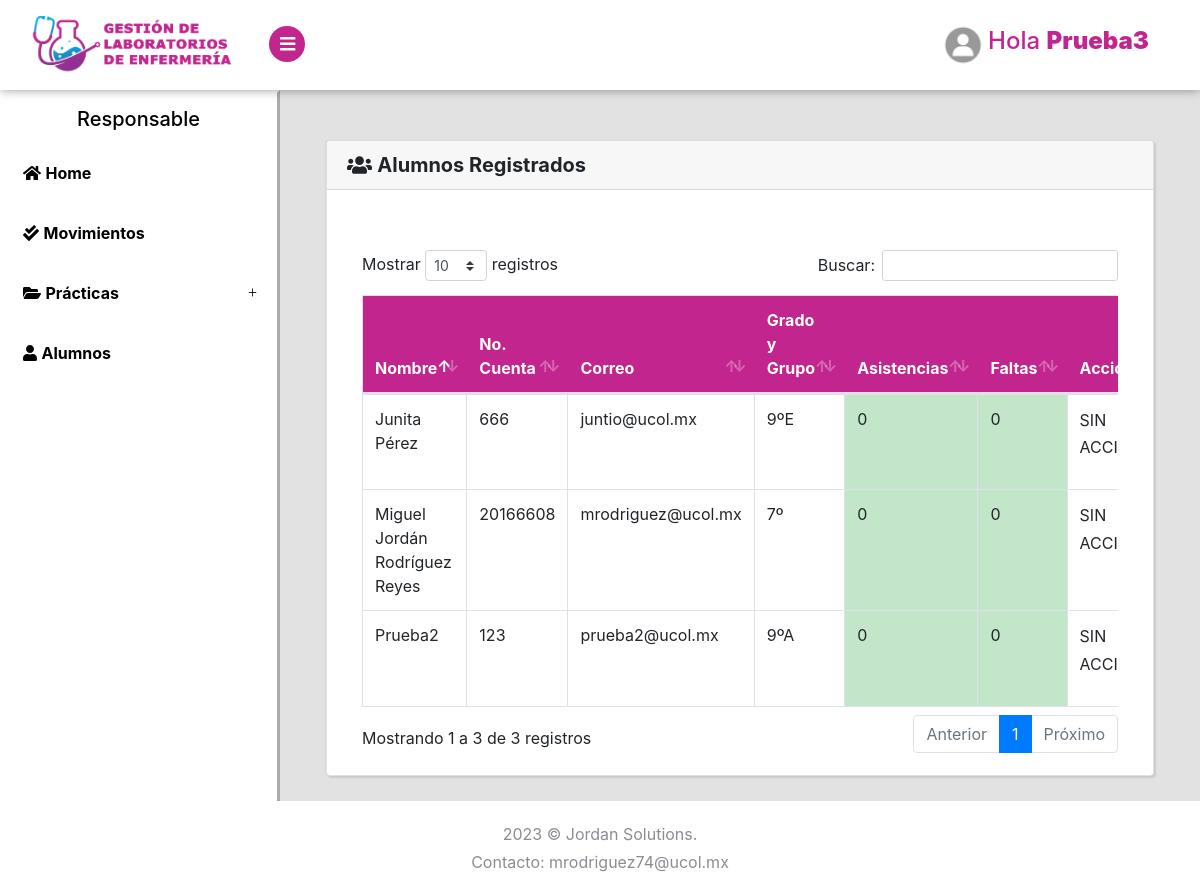
Before: /Alumnos/Listar (signed in) with the older database file.
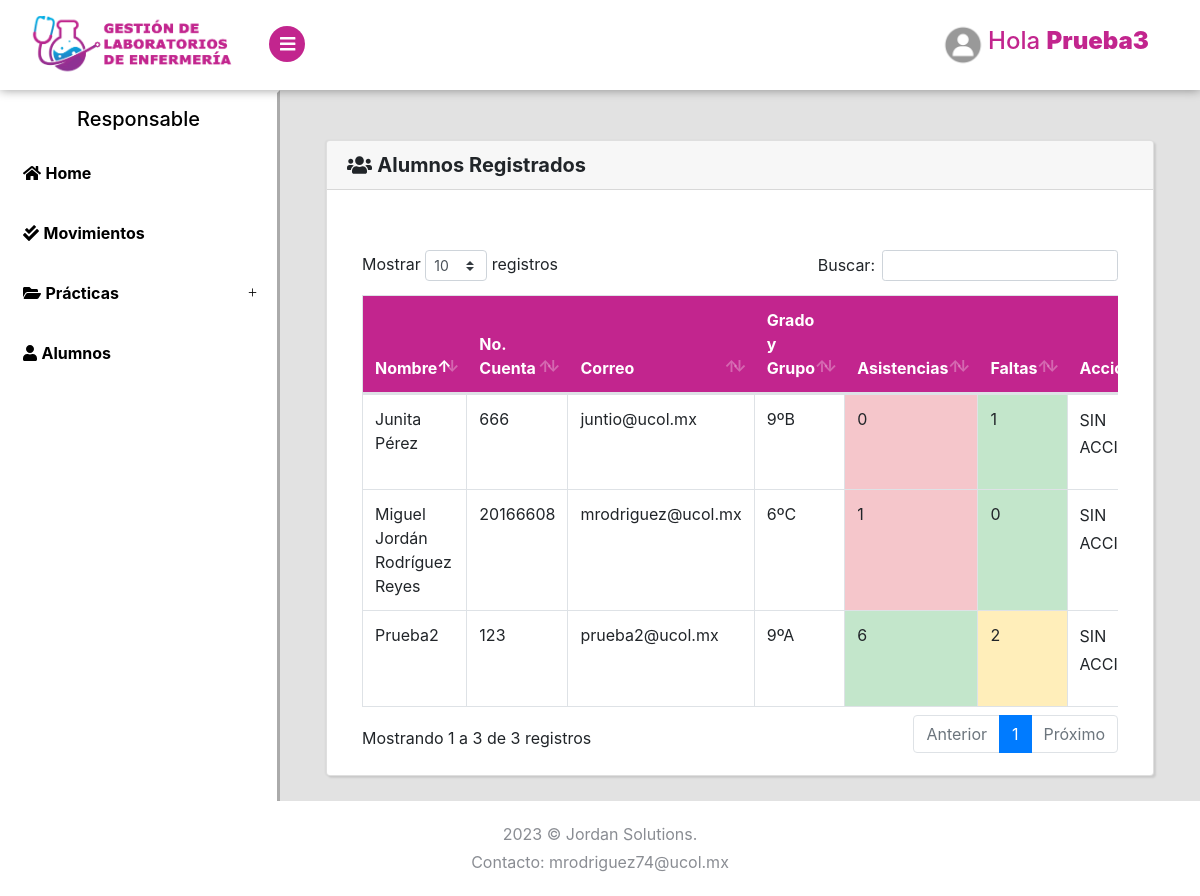
After: the same page with the newer database file.
### tables this page shows
CREATE TABLE `alumnos` (
  `id` int(11) NOT NULL,
  `usuario` varchar(20) NOT NULL,
  `nombre` varchar(100) NOT NULL,
  `correo` varchar(100) NOT NULL,
  `grado` int(2) NOT NULL,
  `grupo` varchar(10) NOT NULL,
  `asistencias` int(3) NOT NULL DEFAULT 0,
  `faltas` int(3) NOT NULL DEFAULT 0,
  `rol` int(2) NOT NULL DEFAULT 1,
  `clave` varchar(150) NOT NULL,
  `estado` tinyint(4) NOT NULL DEFAULT 1,
  `perfil` varchar(150) NOT NULL DEFAULT 'perfil.jpg'
);

### Libraries/Core/Views.php (called while the page is built)
<?php
class Views{
    function getView($controller, $view, $alert="", $data1 = "", $data2 = "", $data3 = "", $data4 = "", $data5 = "")
    {
        $controller = get_class($controller);
        if ($controller == "Login") {
            $view = "Views/".$view.".php";
        }else{
            $view = "Views/" . $controller . "/" . $view . ".php";
        }
        require_once($view);
    }
}
?>

### Controller/Alumnos.php (called while the page is built, shortened)
<?php
class Alumnos extends Controllers
{
    public function Listar()
    {
        $data1 = $this->model->selectAlumnos();
        $data2 = $this->model->configuracion();
        $data3 = $this->model->configuracionA();
        $this->views->getView($this, "Listar", "", $data1, $data2, $data3);
        die();
    }
}
?>

### index.php (called while the page is built, shortened)
<?php
require_once("Libraries/Core/Load.php");
?>

### Libraries/Core/Mysql.php (called while the page is built, shortened)
<?php
class Mysql extends Conexion{
    private $conexion;
    function __construct()
    {
        $this->conexion = new Conexion();
        $this->conexion = $this->conexion->conect();
    }
    public function select_all(string $query){
        $this->strquery = $query;
        $result = $this->conexion->prepare($this->strquery);
        $result->execute();
        $data = $result->fetchall(PDO::FETCH_ASSOC);
        return $data;
    }
}
?>

### Libraries/Core/Conexion.php (called while the page is built)
<?php
class Conexion{
    private $conect;
    public function __construct()
    {
      $conexion = "mysql:host=".HOST.";dbname=".BD.";.CHARSET.";
      try {
          $this->conect = new PDO($conexion, DB_USER, PASS);
          $this->conect->setAttribute(PDO::ATTR_ERRMODE, PDO::ERRMODE_EXCEPTION);
      } catch (PDOException $e) {
          $this->conect = "Error en la conexion";
          echo "Error: " . $e->getMessage();
      }
    }
    public function conect()
    {
        return $this->conect;
    }
}
?>

### Models/AlumnosModel.php (called while the page is built, shortened)
<?php
class AlumnosModel extends Mysql{
    public function selectAlumnos()
    {
        $sql = "SELECT * FROM alumnos WHERE estado = 1";
        $res = $this->select_all($sql);
        return $res;
    }
    public function configuracionA()
    {
        $sql = "SELECT * FROM configsemestre";
        $res = $this->select_all($sql);
        return $res;
    }
}
?>

### Views/Alumnos/Listar.php (the view, shortened to what the changed rows need)
<?php if($_SESSION['rol'] <= 1){ ?>
<div class="page-content2">
    <section>
        <div class="card container-fluid2 text-center">
            <div class="card-header"><i class="fas fa-exclamation-circle"></i> ERROR</div>
            <div class="card-body">
                <img src="../Assets/img/unicornio.png" style="height: 400px; ">
                <h5 class="card-title">Error: No tienes acceso a esta página.</h5>
            </div>
            <div class="card-footer text-muted">
              <a href="<?php echo base_url() ?>Dashboard/Alumnos" class="btn btn-primary">Ir al inicio</a>
            </div>
        </div>
    </section>
</div>
<?php }  else { ?>
<div class="page-content">
    <section>
        <div class="card container-fluid2">
            <div class="card-body">
                <div class="container-fluid ">
                    <div class="row">
                        <div class="col-lg-12 mt-2">
                            <div class="table-responsive mt-4">
                                <table class="table table-hover table-bordered" id="Table">
                                    <thead class="thead-personality">
                                        <tr>
                                            <th>Nombre</th>
                                            <th>No. Cuenta</th>
                                            <th>Correo</th>
                                            <th>Grado y Grupo</th>
                                            <th>Asistencias</th>
                                            <th>Faltas</th>
                                            <th>Acciones</th>
                                        </tr>
                                    </thead>
                                    <tbody>
                                        <?php foreach ($data1 as $us) { ?>
                                        <?php if($_SESSION['rol'] >= $us['rol']){ ?>
                                            <tr>
                                                <td><?php echo $us['nombre']; ?></td>
                                                <td><?php echo $us['usuario']; ?></td>
                                                <td><?php echo $us['correo']; ?></td>
                                                <td><?php echo $us['grado'], 'º', $us['grupo'];?></td>
                                                <?php if($us['asistencias'] < ($data3[$us['grado']-1]['aminimas'])/2 ){ ?>
                                                <td class="table-danger"><?php echo $us['asistencias']; ?></td>
                                                <?php }  elseif ($us['asistencias'] < ($data3[$us['grado']-1]['aminimas'])){ ?>
                                                <td class="table-warning"><?php echo $us['asistencias']; ?></td>
                                                <?php }  else { ?>
                                                <td class="table-success"><?php echo $us['asistencias']; ?></td>
                                                <?php } ?>
                                                <?php if($us['faltas'] <= ($data3[$us['grado']-1]['fmaximas'])/2){ ?>
                                                <td class="table-success"><?php echo $us['faltas']; ?></td>
                                                <?php }  else {if($us['faltas'] < $data3[$us['grado']-1]['fmaximas']){ ?>
                                                <td class="table-warning"><?php echo $us['faltas']; ?></td>
                                                <?php }  else { ?>
                                                <td class="table-danger"><?php echo $us['faltas']; ?></td>
                                                <?php } }?>
                                                <td>
                                                    <?php if($_SESSION['rol'] >= 4){ ?>
                                                        <a title="Editar" href="<?php echo base_url() ?>Alumnos/editar?id=<?php echo $us['id']; ?>" class="btn btn-primary mb-2"><i class="fas fa-edit"></i></a>
                                                        <form action="<?php echo base_url() ?>Alumnos/eliminar?id=<?php echo $us['id']; ?>" method="post" class="d-inline elim">
                                                            <button title="Inactivar" type="submit" class="btn btn-dark mb-2"><i class="fas fa-user-slash"></i></button>
                                                        </form>
                                                        <form action="<?php echo base_url() ?>Alumnos/restablecer?id=<?php echo $us['id']; ?>" method="post" class="d-inline rest">
                                                            <button title="Restablecer contraseña" type="submit" class="btn btn-secondary mb-2"><i class="fas fa-unlock-alt"></i></button>
                                                        </form>
                                                    <?php } else {?>
                                                        <p href="">SIN ACCIONES</p>
                                                    <?php } ?>
                                                </td>
                                            </tr>
                                        <?php } }?>
                                    </tbody>
                                </table>
                            </div>
                        </div>
                    </div>
                </div>
            </div>
        </div>
    </section>
</div>
</div>
<?php } ?>

Changed rows visible on the page:
changed alumnos "Junita Pérez": grupo "E" → "B"; faltas "0" → "1"
changed alumnos "Miguel Jordán Rodríguez Reyes": grado "7" → "6"; grupo (not shown) → "C"; asistencias "0" → "1"
changed alumnos "Prueba2": asistencias "0" → "6"; faltas "0" → "2"
